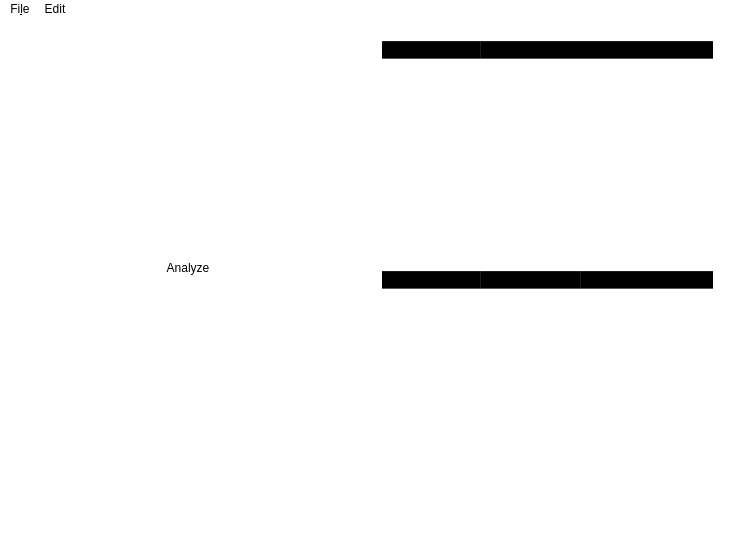
<?xml version="1.0" encoding="UTF-8"?>
<ui version="4.0">
 <class>MainWindow</class>
 <widget class="QMainWindow" name="MainWindow">
  <property name="geometry">
   <rect>
    <x>0</x>
    <y>0</y>
    <width>735</width>
    <height>539</height>
   </rect>
  </property>
  <property name="windowTitle">
   <string>MainWindow</string>
  </property>
  <property name="styleSheet">
   <string notr="true">*{	
	background-color:rgba(255,255,255,0.5);
	border-radius:3px;
}

.QFrame{
	background-color:transparent;
	border:none;
}

#mainWidget{
/*	background-image:url(:/images/link.jpg);*/
	border-image: url(:/images/link.jpg) 0 0 0 0 stretch stretch;
}</string>
  </property>
  <widget class="QWidget" name="mainWidget">
   <layout class="QHBoxLayout" name="horizontalLayout">
    <item>
     <widget class="QFrame" name="processingFrame">
      <property name="frameShape">
       <enum>QFrame::StyledPanel</enum>
      </property>
      <property name="frameShadow">
       <enum>QFrame::Raised</enum>
      </property>
      <layout class="QVBoxLayout" name="verticalLayout">
       <item>
        <widget class="QTextEdit" name="inputBox">
         <property name="font">
          <font>
           <family>Monospace</family>
           <pointsize>12</pointsize>
           <weight>75</weight>
           <bold>true</bold>
          </font>
         </property>
        </widget>
       </item>
       <item>
        <widget class="QPushButton" name="analyzeButton">
         <property name="minimumSize">
          <size>
           <width>0</width>
           <height>30</height>
          </size>
         </property>
         <property name="text">
          <string>Analyze</string>
         </property>
        </widget>
       </item>
       <item>
        <widget class="QTextEdit" name="outputBox">
         <property name="font">
          <font>
           <family>Monospace</family>
           <pointsize>12</pointsize>
           <weight>75</weight>
           <bold>true</bold>
          </font>
         </property>
        </widget>
       </item>
      </layout>
     </widget>
    </item>
    <item>
     <widget class="QFrame" name="tableFrame">
      <property name="frameShape">
       <enum>QFrame::StyledPanel</enum>
      </property>
      <property name="frameShadow">
       <enum>QFrame::Raised</enum>
      </property>
      <layout class="QVBoxLayout" name="verticalLayout_2">
       <item>
        <widget class="QTableWidget" name="lexemeTable">
         <attribute name="horizontalHeaderStretchLastSection">
          <bool>true</bool>
         </attribute>
         <column>
          <property name="text">
           <string>Lexeme</string>
          </property>
         </column>
         <column>
          <property name="text">
           <string>Token</string>
          </property>
         </column>
        </widget>
       </item>
       <item>
        <widget class="QTableWidget" name="symbolTable">
         <attribute name="horizontalHeaderStretchLastSection">
          <bool>true</bool>
         </attribute>
         <column>
          <property name="text">
           <string>Data Type</string>
          </property>
         </column>
         <column>
          <property name="text">
           <string>Name</string>
          </property>
         </column>
         <column>
          <property name="text">
           <string>Value</string>
          </property>
         </column>
        </widget>
       </item>
      </layout>
     </widget>
    </item>
   </layout>
  </widget>
  <widget class="QMenuBar" name="menuBar">
   <property name="geometry">
    <rect>
     <x>0</x>
     <y>0</y>
     <width>735</width>
     <height>20</height>
    </rect>
   </property>
   <widget class="QMenu" name="menuFile">
    <property name="title">
     <string>Fi&amp;le</string>
    </property>
    <addaction name="actionLoad"/>
    <addaction name="actionSave"/>
    <addaction name="separator"/>
    <addaction name="actionQuit"/>
   </widget>
   <widget class="QMenu" name="menuAnalyze">
    <property name="title">
     <string>Edit</string>
    </property>
    <addaction name="actionAnalyze"/>
   </widget>
   <addaction name="menuFile"/>
   <addaction name="menuAnalyze"/>
  </widget>
  <widget class="QStatusBar" name="statusBar"/>
  <action name="actionLoad">
   <property name="icon">
    <iconset resource="Icons.qrc">
     <normaloff>:/toolbar/document-open.svg</normaloff>:/toolbar/document-open.svg</iconset>
   </property>
   <property name="text">
    <string>&amp;Load</string>
   </property>
  </action>
  <action name="actionSave">
   <property name="icon">
    <iconset resource="Icons.qrc">
     <normaloff>:/toolbar/document-save.svg</normaloff>:/toolbar/document-save.svg</iconset>
   </property>
   <property name="text">
    <string>&amp;Save</string>
   </property>
  </action>
  <action name="actionQuit">
   <property name="text">
    <string>&amp;Quit</string>
   </property>
  </action>
  <action name="actionAnalyze">
   <property name="text">
    <string>&amp;Analyze</string>
   </property>
  </action>
 </widget>
 <layoutdefault spacing="6" margin="11"/>
 <resources>
  <include location="Icons.qrc"/>
 </resources>
 <connections/>
</ui>
